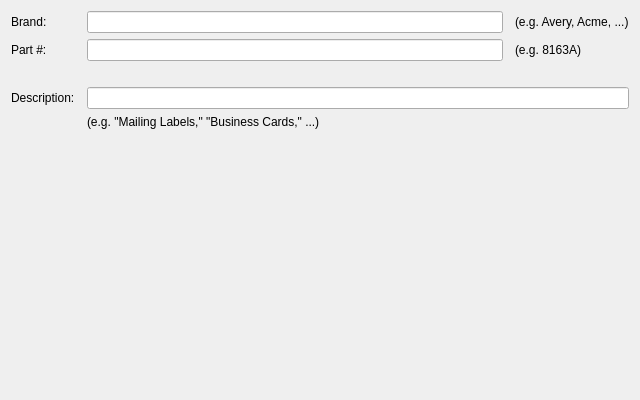
<?xml version="1.0" encoding="UTF-8"?>
<ui version="4.0">
 <class>TemplateDesignerNamePage</class>
 <widget class="QWidget" name="TemplateDesignerNamePage">
  <property name="geometry">
   <rect>
    <x>0</x>
    <y>0</y>
    <width>640</width>
    <height>400</height>
   </rect>
  </property>
  <property name="sizePolicy">
   <sizepolicy hsizetype="Minimum" vsizetype="Minimum">
    <horstretch>0</horstretch>
    <verstretch>0</verstretch>
   </sizepolicy>
  </property>
  <property name="minimumSize">
   <size>
    <width>640</width>
    <height>400</height>
   </size>
  </property>
  <property name="windowTitle">
   <string>Form</string>
  </property>
  <layout class="QGridLayout" name="gridLayout_2">
   <property name="verticalSpacing">
    <number>6</number>
   </property>
   <item row="0" column="0">
    <layout class="QGridLayout" name="gridLayout">
     <property name="horizontalSpacing">
      <number>12</number>
     </property>
     <item row="0" column="0">
      <widget class="QLabel" name="label_2">
       <property name="text">
        <string>Brand:</string>
       </property>
      </widget>
     </item>
     <item row="0" column="1">
      <widget class="QLineEdit" name="brandEntry"/>
     </item>
     <item row="0" column="2">
      <widget class="QLabel" name="label_3">
       <property name="text">
        <string>(e.g. Avery, Acme, ...)</string>
       </property>
      </widget>
     </item>
     <item row="1" column="0">
      <widget class="QLabel" name="label_4">
       <property name="text">
        <string>Part #:</string>
       </property>
      </widget>
     </item>
     <item row="1" column="1">
      <widget class="QLineEdit" name="partEntry"/>
     </item>
     <item row="1" column="2">
      <widget class="QLabel" name="label_5">
       <property name="text">
        <string>(e.g. 8163A)</string>
       </property>
      </widget>
     </item>
     <item row="2" column="0">
      <widget class="QLabel" name="label_8">
       <property name="text">
        <string/>
       </property>
      </widget>
     </item>
     <item row="3" column="0">
      <widget class="QLabel" name="label_6">
       <property name="text">
        <string>Description:</string>
       </property>
      </widget>
     </item>
     <item row="4" column="1" colspan="2">
      <widget class="QLabel" name="label_7">
       <property name="text">
        <string>(e.g. &quot;Mailing Labels,&quot; &quot;Business Cards,&quot; ...)</string>
       </property>
      </widget>
     </item>
     <item row="3" column="1" colspan="2">
      <widget class="QLineEdit" name="descriptionEntry"/>
     </item>
    </layout>
   </item>
   <item row="1" column="0">
    <spacer name="verticalSpacer">
     <property name="orientation">
      <enum>Qt::Vertical</enum>
     </property>
     <property name="sizeHint" stdset="0">
      <size>
       <width>20</width>
       <height>123</height>
      </size>
     </property>
    </spacer>
   </item>
  </layout>
 </widget>
 <resources/>
 <connections/>
</ui>
